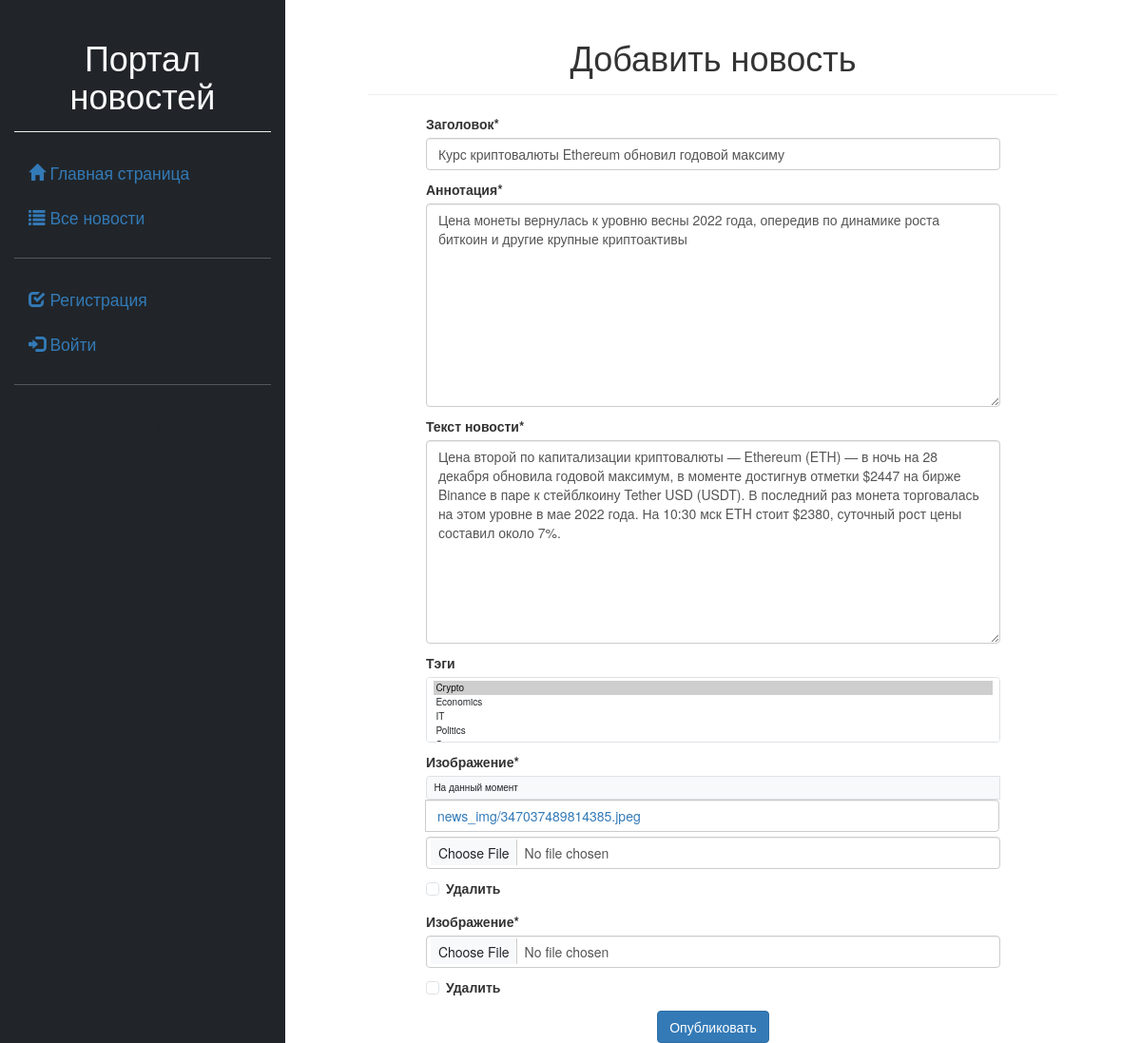
Screenshot of /news/update/55 with the database file from the repository.
### news/models.py (models this page shows, shortened)
class Article(models.Model):
    categories = (('Ec', 'Economy'),
                  ('Sc', 'Science'),
                  ('IT', 'IT'))
    author = models.ForeignKey(User, on_delete=models.SET_NULL, null=True, verbose_name='Автор')
    title = models.CharField('Заголовок', max_length=50, default='')
    anouncement = models.TextField('Аннотация', max_length=250)
    text = models.TextField('Текст новости')
    date = models.DateTimeField('Дата создания', auto_now=True)
    tags = models.ManyToManyField(verbose_name='Тэги', to=Tag, blank=True)
    slug = models.SlugField()
    objects = models.Manager()
    today = Today()
    class Meta:
        ordering = ['title', 'date']
        verbose_name = 'Новость'
        verbose_name_plural = 'Новости'

class Tag(models.Model):
    title = models.CharField(max_length=80)
    status = models.BooleanField(default=True)
    def __str__(self):
        return self.title
    class Meta:
        ordering = ['title', 'status']
        verbose_name = 'Тэг'
        verbose_name_plural = 'Тэги'

### news/views.py (the view, shortened to what this page needs)
# urls.py: path('update/<int:pk>', views.ArticleUpdateView.as_view(), name='news_update'),
class ArticleUpdateView(UpdateView):
    model = Article
    template_name = 'news/add.html'
    fields = ['title', 'anouncement', 'text', 'tags']
    def get_context_data(self, **kwargs):
        context = super(ArticleUpdateView, self).get_context_data(**kwargs)
        cur_obj = self.object
        context['image_form'] = ImagesFormSet(instance=cur_obj)
        return context

### news/templates/news/add.html (shortened to what this page needs)
{% extends 'first/base.html' %}
{% load static %}
{% load crispy_forms_tags %}
{% block content %}
<div class="page-header text-center">
    <h1>Добавить новость</h1>
</div>
<div class="col-10 offset-1">
    <form method="post" enctype="multipart/form-data">
        {{ form|crispy }}
        {{ image_form|crispy }}
        <div class="text-center">
            <input type="submit" class="btn btn-primary" value="Опубликовать">
        </div>
    </form>
</div>
{% endblock %}

### rows the page displays
Article: title "Курс криптовалюты Ethereum обновил годовой максиму", anouncement "Цена монеты вернулась к уровню весны 2022 года, опередив по динамике роста биткоин и другие крупные криптоактивы", text "Цена второй по капитализации криптовалюты — Ethereum (ETH) — в ночь на 28 декабря обновила годовой максимум, в моменте достигнув отметки $2447 на бирже Binance в паре к стейблкоину Tether USD (USDT). В последний раз монета торговалась на этом уровне в мае 2022 года. На 10:30 мск ETH стоит $2380, суточный рост цены составил около 7%."
